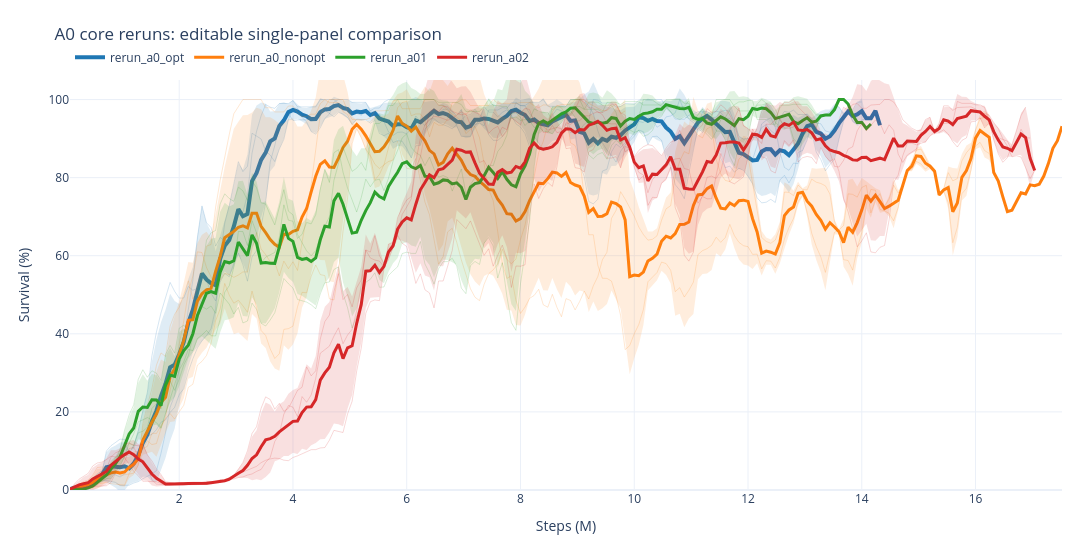

Source (notebook cell):
### Code cell
A0_CORE_ALL_RUN_SPECS = [
    {"prefix": "rerun_a0_opt_s", "label": "rerun_a0_opt", "color": "#1f77b4", "width": 4},
    {"prefix": "rerun_a0_nonopt_s", "label": "rerun_a0_nonopt", "color": "#ff7f0e"},
    {"prefix": "rerun_a01_opt_s", "label": "rerun_a01", "color": "#2ca02c"},
    {"prefix": "rerun_a02_opt_s", "label": "rerun_a02", "color": "#d62728"},
    {
        "regex": r"^noval20_mlp_a1_no_entropy_decay_nonopt_s[0-2]_det$",
        "label": "old_a0_nonopt_noval20",
        "color": "#9467bd",
    },
]

a0_core_all_result = wm.plot_named_run_means(
    A0_CORE_ALL_RUN_SPECS,
    title="A0 core reruns: editable single-panel comparison",
    split="test",
    smooth=5,
    show_members=True,
    show_std=True,
    save_name="rerun_a0_core_all_curves_editable",
)
a0_core_all_result["fig"]

### Figure 1 — Plotly figure (JSON) as saved in the notebook; plotly's stock layout.template omitted (floating-point values rounded to 4 significant figures; data arrays with more than 128 entries replaced by an {"elided": "..."} marker saying what was removed)
{"data": [{"hovertemplate": "<b>rerun_a0_opt_s0</b><br>step: %{x:.2f}M<br>smoothed value: %{y:.3f}<extra></extra>", "legend": "legend", "legendgroup": "rerun_a0_opt", "line": {"color": "#1f77b4", "dash": "solid", "width": 1}, "mode": "lines", "name": "rerun_a0_opt member", "opacity": 0.18, "showlegend": false, "type": "scatter", "x": {"elided": "175 float values"}, "y": {"elided": "175 float values"}}, {"hovertemplate": "<b>rerun_a0_opt_s1</b><br>step: %{x:.2f}M<br>smoothed value: %{y:.3f}<extra></extra>", "legend": "legend", "legendgroup": "rerun_a0_opt", "line": {"color": "#1f77b4", "dash": "solid", "width": 1}, "mode": "lines", "name": "rerun_a0_opt member", "opacity": 0.18, "showlegend": false, "type": "scatter", "x": {"elided": "174 float values"}, "y": {"elided": "174 float values"}}, {"hovertemplate": "<b>rerun_a0_opt_s2</b><br>step: %{x:.2f}M<br>smoothed value: %{y:.3f}<extra></extra>", "legend": "legend", "legendgroup": "rerun_a0_opt", "line": {"color": "#1f77b4", "dash": "solid", "width": 1}, "mode": "lines", "name": "rerun_a0_opt member", "opacity": 0.18, "showlegend": false, "type": "scatter", "x": {"elided": "179 float values"}, "y": {"elided": "179 float values"}}, {"fill": "toself", "fillcolor": "rgba(31,119,180,0.14)", "hoverinfo": "skip", "legend": "legend", "legendgroup": "rerun_a0_opt", "line": {"color": "rgba(0,0,0,0)", "width": 0}, "mode": "lines", "name": "rerun_a0_opt std", "showlegend": false, "type": "scatter", "x": {"elided": "358 float values"}, "y": {"elided": "358 float values"}}, {"customdata": {"elided": "179 int values"}, "hovertemplate": "<b>rerun_a0_opt</b><br>metric: test/charts/episodic_survival<br>runs at step: %{customdata}<br>step: %{x:.2f}M<br>mean of smoothed seeds: %{y:.3f}<extra></extra>", "legend": "legend", "legendgroup": "rerun_a0_opt", "line": {"color": "#1f77b4", "dash": "solid", "width": 4}, "mode": "lines", "name": "rerun_a0_opt", "opacity": 1, "showlegend": true, "type": "scatter", "x": {"elided": "179 float values"}, "y": {"elided": "179 float values"}}, {"hovertemplate": "<b>rerun_a0_nonopt_s0</b><br>step: %{x:.2f}M<br>smoothed value: %{y:.3f}<extra></extra>", "legend": "legend", "legendgroup": "rerun_a0_nonopt", "line": {"color": "#ff7f0e", "dash": "solid", "width": 1}, "mode": "lines", "name": "rerun_a0_nonopt member", "opacity": 0.18, "showlegend": false, "type": "scatter", "x": [0.08, 0.16, 0.24, 0.32, 0.4, 0.48, 0.56, 0.64, 0.72, 0.8, 0.88, 0.96, 1.04, 1.12, 1.2, 1.28, 1.36, 1.44, 1.52, 1.6, 1.68, 1.76, 1.84, 1.92, 2.0, 2.08, 2.16, 2.24, 2.32, 2.4, 2.48, 2.56, 2.64, 2.72, 2.8, 2.88, 2.96, 3.04, 3.12, 3.2, 3.28, 3.36, 3.44, 3.52, 3.6, 3.68, 3.76, 3.84, 3.92, 4.0, 4.08, 4.16, 4.24, 4.32, 4.4, 4.48, 4.56, 4.64, 4.72, 4.8, 4.88, 4.96, 5.04, 5.12, 5.2, 5.28, 5.36, 5.44, 5.52, 5.6, 5.68, 5.76, 5.84, 5.92, 6.0, 6.08, 6.16, 6.24, 6.32, 6.4, 6.48, 6.56, 6.64, 6.72, 6.8, 6.88, 6.96, 7.04, 7.12, 7.2, 7.28, 7.36, 7.44, 7.52, 7.6, 7.68, 7.76, 7.84, 7.92, 8.0, 8.08, 8.16, 8.24, 8.32, 8.4, 8.48, 8.56, 8.64, 8.72, 8.8, 8.88, 8.96, 9.04, 9.12, 9.2, 9.28, 9.36, 9.44, 9.52, 9.6, 9.68, 9.76, 9.84], "y": [0.0248, 0.5959, 1.453, 2.155, 2.564, 3.835, 5.766, 5.886, 5.695, 5.64, 4.996, 3.769, 3.899, 4.125, 4.298, 6.353, 17.0, 21.64, 25.92, 31.98, 35.11, 34.19, 41.98, 45.0, 46.8, 50.01, 53.6, 48.88, 52.06, 57.01, 62.44, 62.88, 72.4, 79.28, 85.52, 91.06, 96.36, 98.25, 100.0, 100.0, 100.0, 100.0, 100.0, 97.9, 97.9, 96.82, 96.82, 96.82, 98.34, 98.33, 96.74, 95.65, 95.65, 96.23, 96.24, 98.91, 100.0, 99.2, 99.2, 99.2, 96.89, 96.16, 93.58, 93.35, 92.12, 90.0, 85.72, 83.41, 82.34, 83.24, 87.67, 92.23, 97.92, 99.22, 99.54, 95.85, 96.3, 96.3, 94.58, 90.45, 94.15, 93.42, 93.42, 95.06, 99.19, 99.19, 99.92, 99.92, 98.46, 98.46, 98.46, 98.46, 98.46, 100.0, 99.03, 99.03, 99.03, 99.03, 98.99, 99.23, 99.23, 99.23, 98.36, 97.92, 98.61, 98.61, 97.38, 98.25, 98.73, 98.77, 98.77, 100.0, 100.0, 100.0, 99.03, 98.48, 97.92, 97.19, 97.19, 98.16, 98.7, 96.35, 97.08]}, {"hovertemplate": "<b>rerun_a0_nonopt_s1</b><br>step: %{x:.2f}M<br>smoothed value: %{y:.3f}<extra></extra>", "legend": "legend", "legendgroup": "rerun_a0_nonopt", "line": {"color": "#ff7f0e", "dash": "solid", "width": 1}, "mode": "lines", "name": "rerun_a0_nonopt member", "opacity": 0.18, "showlegend": false, "type": "scatter", "x": {"elided": "203 float values"}, "y": {"elided": "203 float values"}}, {"hovertemplate": "<b>rerun_a0_nonopt_s2</b><br>step: %{x:.2f}M<br>smoothed value: %{y:.3f}<extra></extra>", "legend": "legend", "legendgroup": "rerun_a0_nonopt", "line": {"color": "#ff7f0e", "dash": "solid", "width": 1}, "mode": "lines", "name": "rerun_a0_nonopt member", "opacity": 0.18, "showlegend": false, "type": "scatter", "x": {"elided": "219 float values"}, "y": {"elided": "219 float values"}}, {"fill": "toself", "fillcolor": "rgba(255,127,14,0.14)", "hoverinfo": "skip", "legend": "legend", "legendgroup": "rerun_a0_nonopt", "line": {"color": "rgba(0,0,0,0)", "width": 0}, "mode": "lines", "name": "rerun_a0_nonopt std", "showlegend": false, "type": "scatter", "x": {"elided": "438 float values"}, "y": {"elided": "438 float values"}}, {"customdata": {"elided": "219 int values"}, "hovertemplate": "<b>rerun_a0_nonopt</b><br>metric: test/charts/episodic_survival<br>runs at step: %{customdata}<br>step: %{x:.2f}M<br>mean of smoothed seeds: %{y:.3f}<extra></extra>", "legend": "legend", "legendgroup": "rerun_a0_nonopt", "line": {"color": "#ff7f0e", "dash": "solid", "width": 3}, "mode": "lines", "name": "rerun_a0_nonopt", "opacity": 1, "showlegend": true, "type": "scatter", "x": {"elided": "219 float values"}, "y": {"elided": "219 float values"}}, {"hovertemplate": "<b>rerun_a01_opt_s0</b><br>step: %{x:.2f}M<br>smoothed value: %{y:.3f}<extra></extra>", "legend": "legend", "legendgroup": "rerun_a01", "line": {"color": "#2ca02c", "dash": "solid", "width": 1}, "mode": "lines", "name": "rerun_a01 member", "opacity": 0.18, "showlegend": false, "type": "scatter", "x": {"elided": "177 float values"}, "y": {"elided": "177 float values"}}, {"hovertemplate": "<b>rerun_a01_opt_s1</b><br>step: %{x:.2f}M<br>smoothed value: %{y:.3f}<extra></extra>", "legend": "legend", "legendgroup": "rerun_a01", "line": {"color": "#2ca02c", "dash": "solid", "width": 1}, "mode": "lines", "name": "rerun_a01 member", "opacity": 0.18, "showlegend": false, "type": "scatter", "x": {"elided": "157 float values"}, "y": {"elided": "157 float values"}}, {"hovertemplate": "<b>rerun_a01_opt_s2</b><br>step: %{x:.2f}M<br>smoothed value: %{y:.3f}<extra></extra>", "legend": "legend", "legendgroup": "rerun_a01", "line": {"color": "#2ca02c", "dash": "solid", "width": 1}, "mode": "lines", "name": "rerun_a01 member", "opacity": 0.18, "showlegend": false, "type": "scatter", "x": {"elided": "166 float values"}, "y": {"elided": "166 float values"}}, {"fill": "toself", "fillcolor": "rgba(44,160,44,0.14)", "hoverinfo": "skip", "legend": "legend", "legendgroup": "rerun_a01", "line": {"color": "rgba(0,0,0,0)", "width": 0}, "mode": "lines", "name": "rerun_a01 std", "showlegend": false, "type": "scatter", "x": {"elided": "354 float values"}, "y": {"elided": "354 float values"}}, {"customdata": {"elided": "177 int values"}, "hovertemplate": "<b>rerun_a01</b><br>metric: test/charts/episodic_survival<br>runs at step: %{customdata}<br>step: %{x:.2f}M<br>mean of smoothed seeds: %{y:.3f}<extra></extra>", "legend": "legend", "legendgroup": "rerun_a01", "line": {"color": "#2ca02c", "dash": "solid", "width": 3}, "mode": "lines", "name": "rerun_a01", "opacity": 1, "showlegend": true, "type": "scatter", "x": {"elided": "177 float values"}, "y": {"elided": "177 float values"}}, {"hovertemplate": "<b>rerun_a02_opt_s0</b><br>step: %{x:.2f}M<br>smoothed value: %{y:.3f}<extra></extra>", "legend": "legend", "legendgroup": "rerun_a02", "line": {"color": "#d62728", "dash": "solid", "width": 1}, "mode": "lines", "name": "rerun_a02 member", "opacity": 0.18, "showlegend": false, "type": "scatter", "x": {"elided": "213 float values"}, "y": {"elided": "213 float values"}}, {"hovertemplate": "<b>rerun_a02_opt_s1</b><br>step: %{x:.2f}M<br>smoothed value: %{y:.3f}<extra></extra>", "legend": "legend", "legendgroup": "rerun_a02", "line": {"color": "#d62728", "dash": "solid", "width": 1}, "mode": "lines", "name": "rerun_a02 member", "opacity": 0.18, "showlegend": false, "type": "scatter", "x": {"elided": "212 float values"}, "y": {"elided": "212 float values"}}, {"hovertemplate": "<b>rerun_a02_opt_s2</b><br>step: %{x:.2f}M<br>smoothed value: %{y:.3f}<extra></extra>", "legend": "legend", "legendgroup": "rerun_a02", "line": {"color": "#d62728", "dash": "solid", "width": 1}, "mode": "lines", "name": "rerun_a02 member", "opacity": 0.18, "showlegend": false, "type": "scatter", "x": {"elided": "211 float values"}, "y": {"elided": "211 float values"}}, {"fill": "toself", "fillcolor": "rgba(214,39,40,0.14)", "hoverinfo": "skip", "legend": "legend", "legendgroup": "rerun_a02", "line": {"color": "rgba(0,0,0,0)", "width": 0}, "mode": "lines", "name": "rerun_a02 std", "showlegend": false, "type": "scatter", "x": {"elided": "426 float values"}, "y": {"elided": "426 float values"}}, {"customdata": {"elided": "213 int values"}, "hovertemplate": "<b>rerun_a02</b><br>metric: test/charts/episodic_survival<br>runs at step: %{customdata}<br>step: %{x:.2f}M<br>mean of smoothed seeds: %{y:.3f}<extra></extra>", "legend": "legend", "legendgroup": "rerun_a02", "line": {"color": "#d62728", "dash": "solid", "width": 3}, "mode": "lines", "name": "rerun_a02", "opacity": 1, "showlegend": true, "type": "scatter", "x": {"elided": "213 float values"}, "y": {"elided": "213 float values"}}], "layout": {"height": 550, "hovermode": "x unified", "legend": {"orientation": "h", "x": 0, "xanchor": "left", "y": 1.02, "yanchor": "bottom"}, "margin": {"b": 60, "l": 70, "r": 30, "t": 80}, "title": {"text": "A0 core reruns: editable single-panel comparison"}, "width": 1300, "xaxis": {"title": {"text": "Steps (M)"}}, "yaxis": {"range": [0, 105], "title": {"text": "Survival (%)"}}}}
